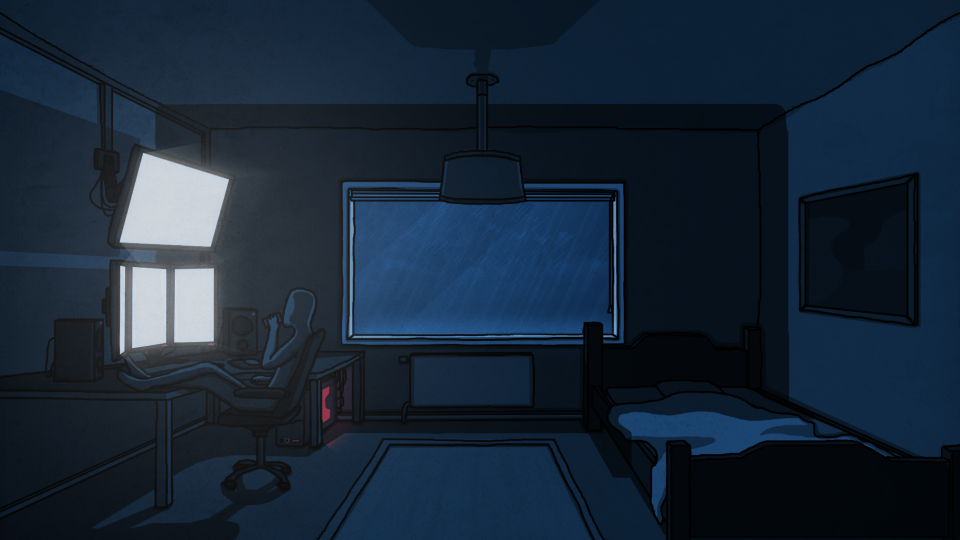
#> input picture images/fondoanimado3.gif, 1920 x 1080 px (shown at 1/2 size); its folder holds only this picture in this run
$ python build_scene_assets.py
#> lines starting #> are read from the running program, lines starting #| are printed output that depends on the picture; after the words box and inside, x2 and y2 are one past the last pixel; in counts of white or black regions, pixels touching at a corner belong together
"""
Genera los recursos derivados de la escena a partir de images/fondoanimado3.gif.
La imagen original NO se modifica: solo se leen sus frames.

Salida (public/assets/scene/):
  frame{0,1,2}.webp      frames originales (1920x1080) — conservan el "line boil" del GIF
  frame{0,1,2}-sm.webp   frames reducidos (1280x720) para móviles
  depth.png              mapa de profundidad aproximado (0 lejos -> 1 cerca) para el parallax
  mask.png               R = pantallas, G = ventana, B = brillo rojo del PC
  glow.png               máscaras difuminadas (bloom precalculado, más barato que un pase de post)
  regions.png            R = cuadro de la pared, G = lámpara (para resaltar al pasar el puntero)

Uso:  python tools/build_scene_assets.py
"""
from pathlib import Path
from PIL import Image, ImageDraw, ImageFilter, ImageChops
import numpy as np

ROOT = Path(__file__).resolve().parent.parent
SRC = ROOT / "images" / "fondoanimado3.gif"
OUT = ROOT / "public" / "assets" / "scene"
OUT.mkdir(parents=True, exist_ok=True)
W, H = 1920, 1080

# ---------- frames ----------
gif = Image.open(SRC)
#> gif is the input picture: PIL image 1920x1080 P; mean R, G, B 23.9, 38.9, 55.1
frames = []
for i in range(gif.n_frames):
    gif.seek(i)
    f = gif.convert("RGB")
    frames.append(f)
    f.save(OUT / f"frame{i}.webp", quality=90, method=6)
    f.resize((1280, 720), Image.LANCZOS).save(OUT / f"frame{i}-sm.webp", quality=85, method=6)
#> this loop made 3 passes
#> pass 1, `f.resize((1280, 720), Image.LANCZOS).save(OUT / f"frame{i}-sm.webp", q..`:
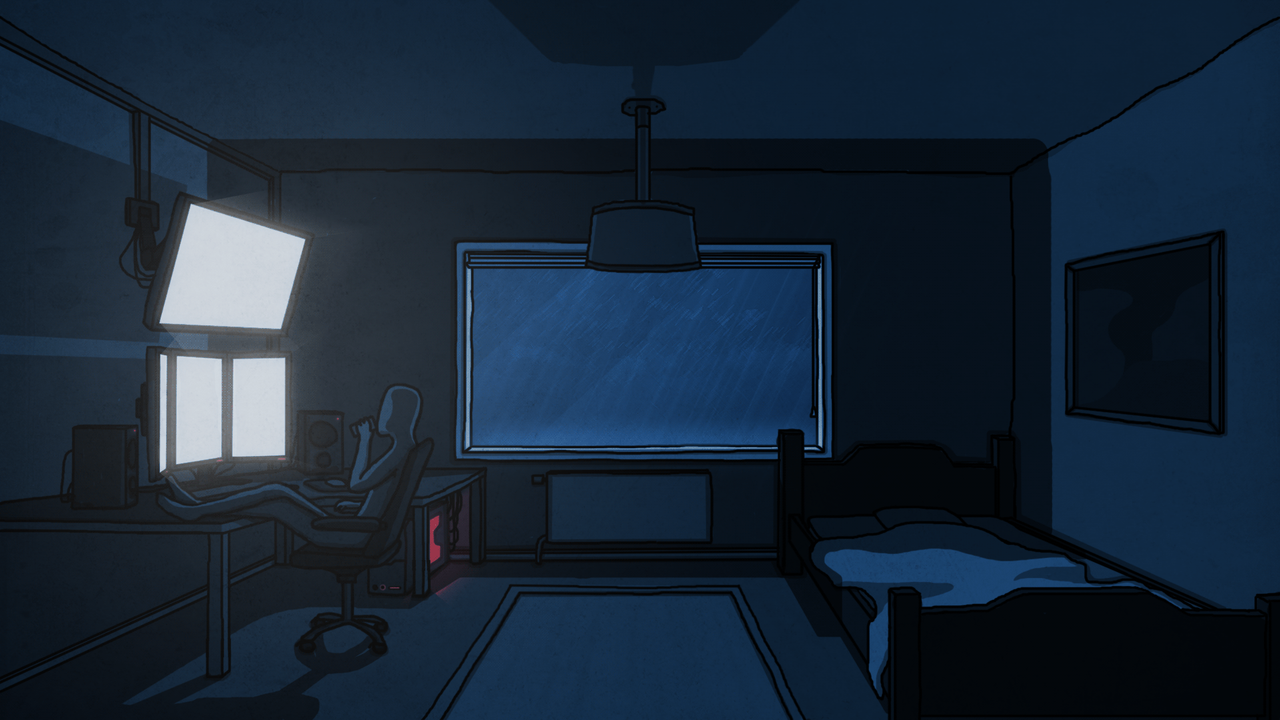
#> saved as frame0-sm.webp: PIL image 1280x720 RGB; mean R, G, B 23.9, 38.9, 55.1
#> after the loop, frames = 3 items

base = np.asarray(frames[0]).astype(np.float32) / 255.0

# ---------- depth ----------
# Caja de la habitación: la pared del fondo es el plano más lejano; cada plano lateral
# (paredes, techo, piso) se acerca a medida que se aleja de ese rectángulo.
BX0, BY0, BX1, BY1 = 410, 255, 1520, 835
ys, xs = np.mgrid[0:H, 0:W].astype(np.float32)
t = np.maximum.reduce([
    (BX0 - xs) / BX0,
    (xs - BX1) / (W - BX1),
    (BY0 - ys) / BY0,
    (ys - BY1) / (H - BY1),
    np.zeros_like(xs),
])
depth = 0.15 + 0.8 * np.clip(t, 0, 1)
depth_img = Image.fromarray((depth * 255).astype(np.uint8), "L")
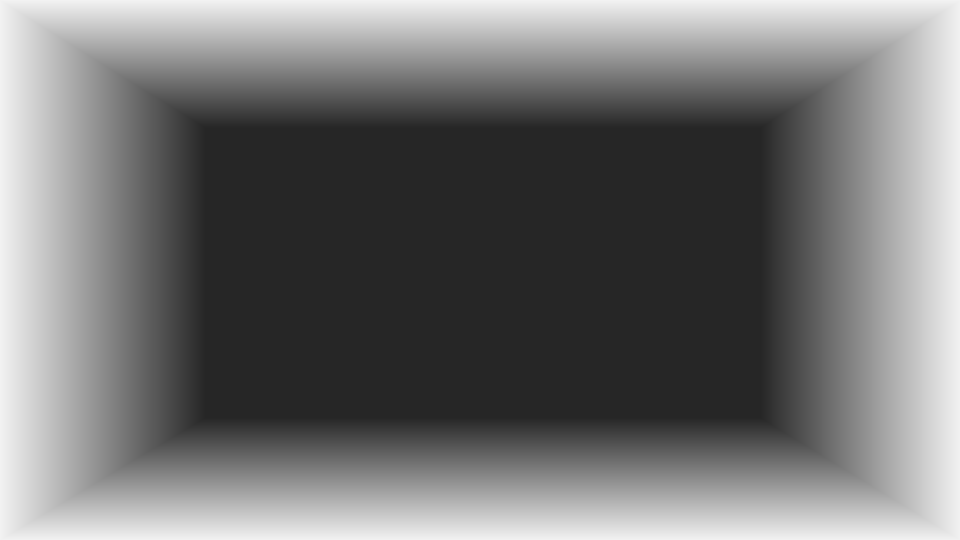
#> depth_img: PIL image 1920x1080 L (shown at 1/2 size); min 38, max 242, mean 114.8
d = ImageDraw.Draw(depth_img)

def poly(points, value):
    d.polygon(points, fill=int(value * 255))

poly([(700, 365), (1235, 365), (1235, 672), (700, 672)], 0.10)            # ventana (exterior)
poly([(940, 0), (990, 0), (990, 300), (940, 300)], 0.42)                  # barra de la lámpara
poly([(865, 295), (1065, 295), (1070, 412), (860, 412)], 0.46)            # pantalla de la lámpara
poly([(215, 285), (480, 345), (455, 725), (215, 725)], 0.52)              # monitores
poly([(0, 700), (745, 685), (745, 790), (330, 800), (0, 830)], 0.62)      # escritorio
poly([(620, 745), (712, 745), (712, 900), (620, 900)], 0.56)              # gabinete PC
poly([(430, 570), (670, 560), (690, 1010), (425, 1010)], 0.64)            # silla + persona
# cama: rampa de profundidad hacia el frente
bed = np.zeros((H, W), np.float32)
bed_mask = Image.new("L", (W, H), 0)
#> bed_mask: PIL image 1920x1080 L; every value is 0
ImageDraw.Draw(bed_mask).polygon([(1160, 640), (1920, 600), (1920, 1080), (1160, 1080)], fill=255)
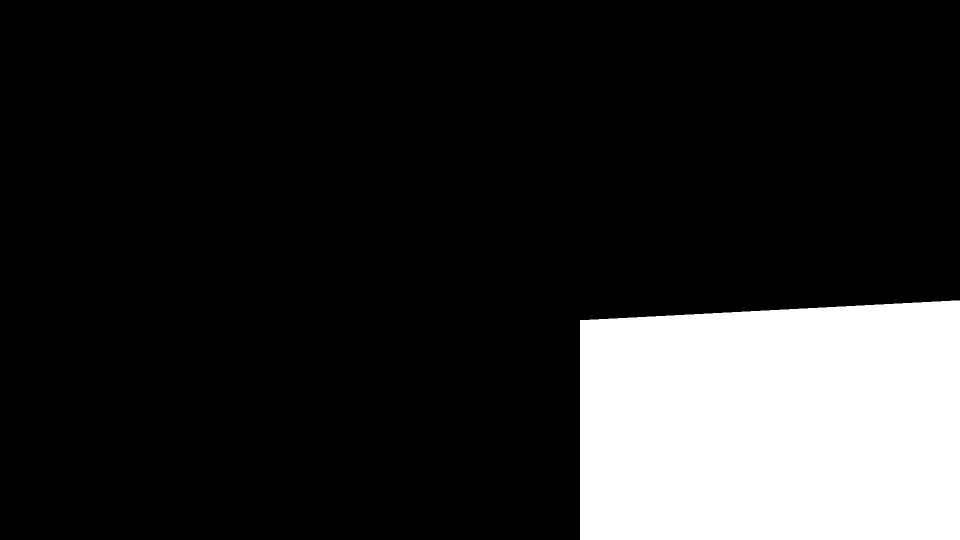
#> bed_mask: PIL image 1920x1080 L (shown at 1/2 size); 16.8% white; 1 white region, box (x1, y1, x2, y2) and area: (1160, 601, 1920, 1080) 349220
ramp = 0.55 + 0.4 * np.clip((ys - 640) / 440, 0, 1)
dep = np.asarray(depth_img).astype(np.float32) / 255
bm = np.asarray(bed_mask) > 0
dep[bm] = np.maximum(dep[bm], ramp[bm])
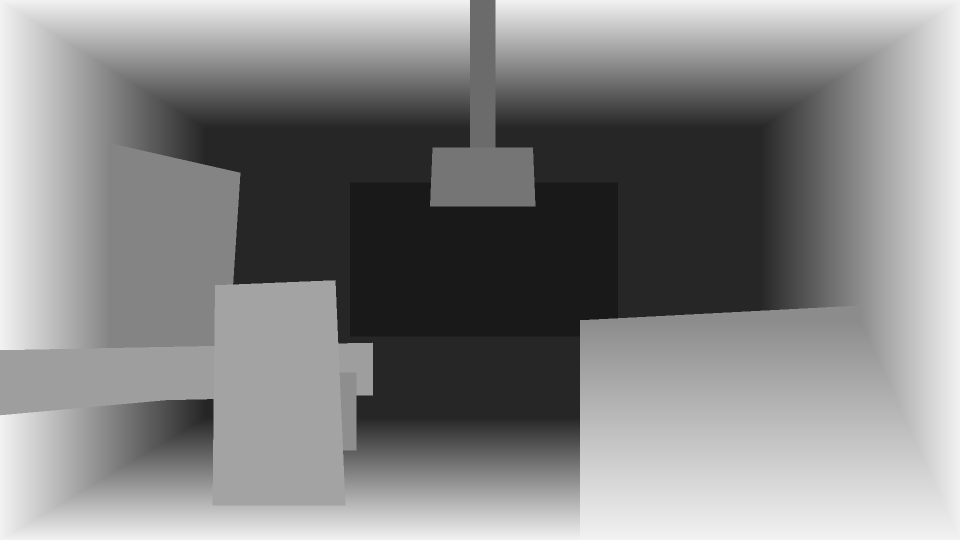
#> dep: shape (1080, 1920) float32 (shown at 1/2 size); min 0.098, max 0.949, mean 0.527
depth_img = Image.fromarray((dep * 255).astype(np.uint8), "L").filter(ImageFilter.GaussianBlur(14))
depth_img.resize((960, 540), Image.LANCZOS).save(OUT / "depth.png")

# ---------- masks ----------
lum = base @ np.array([0.2126, 0.7152, 0.0722], np.float32)
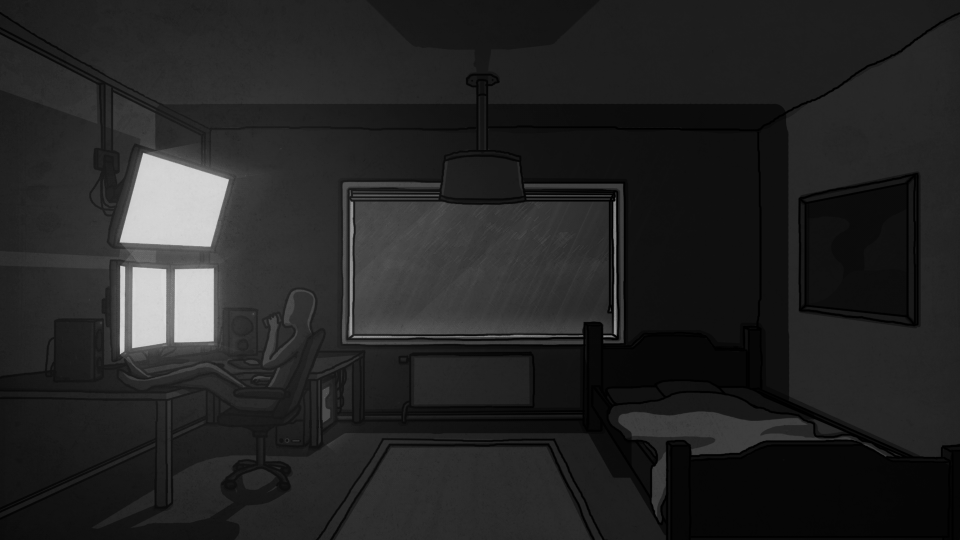
#> lum: shape (1080, 1920) float32 (shown at 1/2 size); min 0, max 0.846, mean 0.145
screens = np.clip((lum - 0.62) / 0.2, 0, 1)
red = np.clip(((base[..., 0] - np.maximum(base[..., 1], base[..., 2])) - 0.12) / 0.2, 0, 1)
win = Image.new("L", (W, H), 0)
ImageDraw.Draw(win).polygon([(706, 372), (1232, 372), (1232, 668), (706, 668)], fill=255)
#> win: PIL image 1920x1080 L; 7.5% white; 1 white region, box (x1, y1, x2, y2) and area: (706, 372, 1233, 669) 156519
win = np.asarray(win).astype(np.float32) / 255

def to8(a):
    return (np.clip(a, 0, 1) * 255).astype(np.uint8)

mask = Image.merge("RGB", [Image.fromarray(to8(screens)), Image.fromarray(to8(win)), Image.fromarray(to8(red))])
mask.save(OUT / "mask.png")

def glow(a, radius, gain):
#> called with radius = 18, gain = 1
    im = Image.fromarray(to8(a)).resize((960, 540), Image.LANCZOS)
    g = np.asarray(im.filter(ImageFilter.GaussianBlur(radius))).astype(np.float32) / 255
    g2 = np.asarray(im.filter(ImageFilter.GaussianBlur(radius * 3))).astype(np.float32) / 255
    out = g * 0.6 + g2 * 0.4
    return to8(out / max(out.max(), 1e-5) * gain)

Image.merge("RGB", [
    Image.fromarray(glow(screens, 18, 1.0)),
    Image.fromarray(glow(win, 30, 1.0)),
    Image.fromarray(glow(red, 14, 1.0)),
]).save(OUT / "glow.png")
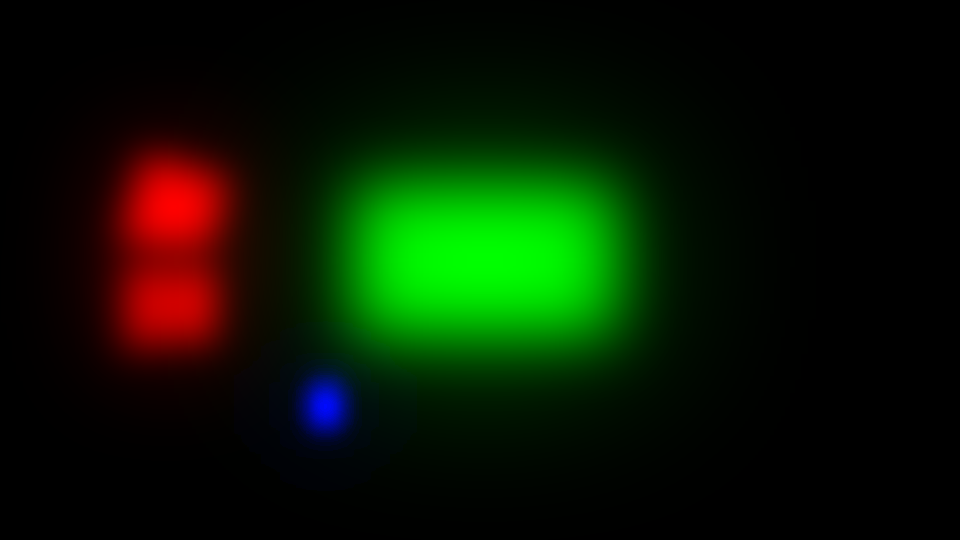
#> saved as glow.png: PIL image 960x540 RGB; mean R, G, B 8.6, 24.1, 1.2

# ---------- regiones interactivas (las mismas formas que src/scene/regions.js) ----------
reg_r = Image.new("L", (W, H), 0)
ImageDraw.Draw(reg_r).polygon([(1600, 395), (1838, 343), (1838, 652), (1600, 622)], fill=255)
#> reg_r: PIL image 1920x1080 L; 3.1% white; 1 white region, box (x1, y1, x2, y2) and area: (1600, 343, 1839, 653) 64093
reg_g = Image.new("L", (W, H), 0)
dg = ImageDraw.Draw(reg_g)
dg.polygon([(865, 295), (1065, 295), (1072, 412), (858, 412)], fill=255)
dg.rectangle([(948, 150), (982, 300)], fill=255)
Image.merge("RGB", [reg_r.filter(ImageFilter.GaussianBlur(2)), reg_g.filter(ImageFilter.GaussianBlur(2)), Image.new("L", (W, H), 0)])     .resize((960, 540), Image.LANCZOS).save(OUT / "regions.png")
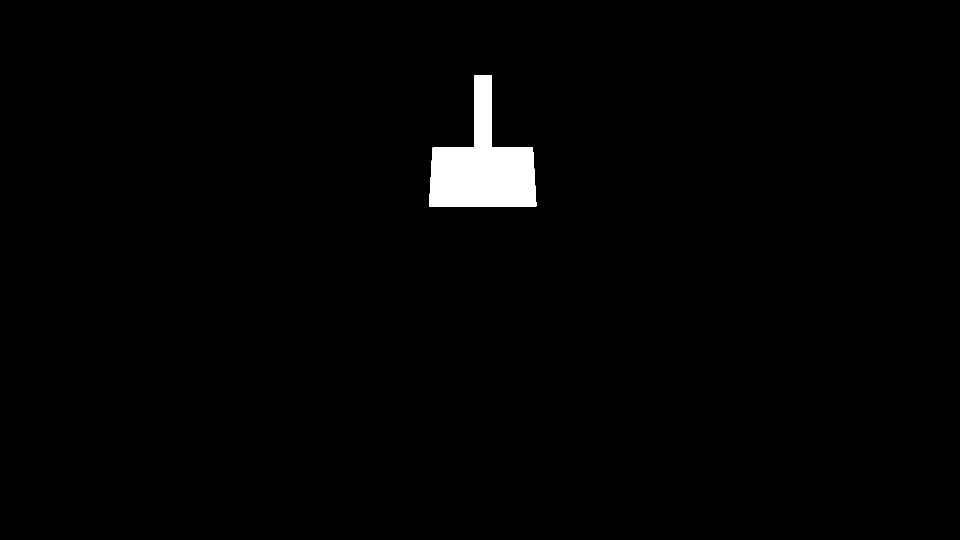
#> reg_g: PIL image 1920x1080 L (shown at 1/2 size); 1.4% white; 1 white region, box (x1, y1, x2, y2) and area: (858, 150, 1073, 413) 29619

print("OK ->", OUT)
for p in sorted(OUT.iterdir()):
    print(f"  {p.name:18s} {p.stat().st_size/1024:8.1f} KB")
